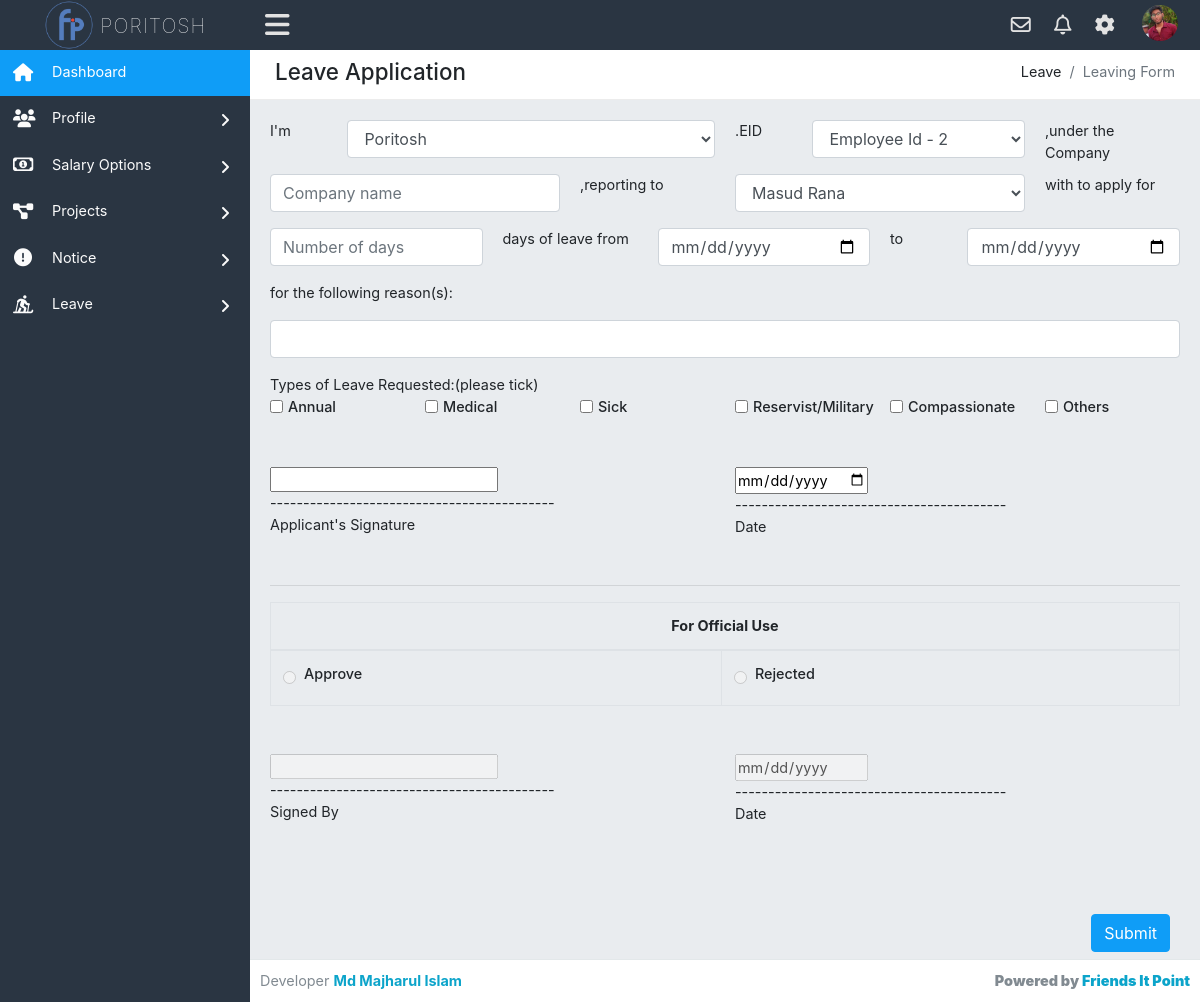
Page /leaveform.php (signed in) on the committed database.
### tables this page shows
CREATE TABLE `employee_info` (
  `id` int(11) NOT NULL,
  `employee_id` int(50) NOT NULL,
  `emp_fullname` varchar(100) NOT NULL,
  `emp_mail` varchar(50) NOT NULL,
  `emp_phone` int(20) NOT NULL,
  `emp_designation` varchar(50) NOT NULL,
  `emp_salary` varchar(50) NOT NULL,
  `emp_address` varchar(100) NOT NULL,
  `emp_password` varchar(150) NOT NULL,
  `emp_bio` varchar(1000) NOT NULL,
  `profile_pic` varchar(50) NOT NULL,
  `register_timedate` timestamp NOT NULL DEFAULT current_timestamp(),
  `total_salary` varchar(100) NOT NULL
);

### leaveform.php (the view, shortened to what this page needs)
<?php require_once('config.php'); ?>
<?php require_once('header.php'); ?>
<div class="row">
    <div class="col-xl-12">
        <div class="breadcrumb-holder">
            <h1 class="main-title float-left">Leave Application</h1>
            <ol class="breadcrumb float-right">
                <li class="breadcrumb-item">Leave</li>
                <li class="breadcrumb-item active">Leaving Form</li>
            </ol>
            <div class="clearfix"></div>
        </div>
    </div>
</div>
<div class="row">
	<div class="col-md-12">
		 <form action="" method="POST" enctype="multipart/form-data">
		        <div class="row">
		            <div class="col-md-1">
		                I'm
		            </div>
		            <div class="col-md-5">
		                <div class="form-group">
		                  <select name="left_emp" class="form-control" id="exampleFormControlSelect1">
		                      <?php
		                          $empall = $pdo->prepare('SELECT * FROM employee_info');
		                          $empall->execute();
		                          $emps = $empall->fetchAll(PDO::FETCH_ASSOC);
		                          foreach($emps as $emp) :
		                       ?>
		                       <option value="<?php echo $emp['emp_fullname']; ?>"><?php echo $emp['emp_fullname']; ?></option>
		                     <?php endforeach; ?>
		                  </select>
		                </div>
		            </div>
		            <div class="col-md-1">.EID</div>
		            <div class="col-md-3">
		                <div class="form-group">
		                  <select name="left_empid" class="form-control" id="exampleFormControlSelect1">
		                      <?php
		                          $empall = $pdo->prepare('SELECT * FROM employee_info');
		                          $empall->execute();
		                          $emps = $empall->fetchAll(PDO::FETCH_ASSOC);
		                          foreach($emps as $emp) :
		                       ?>
		                       <option value="<?php echo $emp['employee_id']; ?>">Employee Id - <?php echo $emp['employee_id']; ?></option>
		                     <?php endforeach; ?>
		                  </select>
		                </div>
		            </div>
		            <div class="col-md-2">
		                ,under the Company
		            </div>
		        </div>
		        <div class="row">
		            <div class="col-md-4">
		                <div class="form-group">
		                  <input class="form-control" type="text" placeholder="Company name" name="company" value="<?php if(isset($_POST['company'])){echo $_POST['company'];} ?>">
		                </div>
		            </div>
		            <div class="col-md-2">
		                ,reporting to
		            </div>
		            <div class="col-md-4">
		                <div class="form-group">
		                  <select name="left_report" class="form-control" id="exampleFormControlSelect1">
		                      <?php
		                          $admin = $pdo->prepare('SELECT * FROM admin_info');
		                          $admin->execute();
		                          $admins = $admin->fetchAll(PDO::FETCH_ASSOC);
		                          foreach($admins as $adm) :
		                       ?>
		                       <option value="<?php echo $adm['admin_name'] ?>"><?php echo $adm['admin_name']; ?></option>
		                     <?php endforeach; ?>
		                  </select>
		                </div>
		            </div>
		            <div class="col-md-2">
		                with to apply for
		            </div>
		        </div>
		        <div class="row">
		            <div class="col-md-3">
		                <div class="form-group">
		                  <input class="form-control" type="number" placeholder="Number of days" name="left_day" value="<?php if(isset($_POST['left_day'])){echo $_POST['left_day'];} ?>">
		                </div>
		            </div>
		            <div class="col-md-2">
		                days of leave from
		            </div>
		            <div class="col-md-3">
		                <div class="form-group">
		                  <input class="form-control" type="date" placeholder="start date" name="left_from" value="<?php if(isset($_POST['left_from'])){echo $_POST['left_from'];} ?>">
		                </div>
		            </div>
		            <div class="col-md-1">
		                to
		            </div>
		             <div class="col-md-3">
		                <div class="form-group">
		                  <input class="form-control" type="date" placeholder="End date" name="left_to" value="<?php if(isset($_POST['left_to'])){echo $_POST['left_to'];} ?>">
		                </div>
		            </div>
		        </div>
		       <div class="row">
		           <div class="col-md-3 mb-3">
		                for  the following reason(s):
		           </div>
		       </div>
		       <div class="row">
		           <div class="col-md-12">
		              <div class="form-group">
		                  <input type="text" cols="100" class="form-control" rows="2" name="left_desc" style="width:100%;" value="<?php if(isset($_POST['left_desc'])){echo $_POST['left_desc'];} ?>">
		                </div>
		           </div>
		       </div>
		       <div class="row mb">
		           <div class="col-md-6">Types of Leave Requested:(please tick)</div>
		       </div>
		       <div class="row mb-2x">
		           <div class="col-md-2">
		             <div class="form-check form-check-inline">
		                <input class="form-check-input" type="checkbox" id="an" name="left_reason[]" value="<?php if(isset($_POST['left_reason'])){echo $_POST['left_reason'];} ?>">
		                <label class="form-check-label" for="an">Annual</label>
		              </div>
		           </div>
		           <div class="col-md-2">
		               <div class="form-check form-check-inline">
		                <input class="form-check-input" type="checkbox" id="medi" name="left_reason[]" value="<?php if(isset($_POST['left_reason'])){echo $_POST['left_reason'];} ?>">
		                <label class="form-check-label" for="medi">Medical</label>
		              </div>
		           </div>
		           <div class="col-md-2">
		               <div class="form-check form-check-inline">
		                <input class="form-check-input" type="checkbox" id="sick" name="left_reason[]" value="<?php if(isset($_POST['left_reason'])){echo $_POST['left_reason'];} ?>">
		                <label class="form-check-label" for="sick">Sick</label>
		              </div>
		           </div>
		           <div class="col-md-2">
		               <div class="form-check form-check-inline">
		                <input class="form-check-input" type="checkbox" id="reserve" name="left_reason[]" value="<?php if(isset($_POST['left_reason'])){echo $_POST['left_reason'];} ?>">
		                <label class="form-check-label" for="reserve">Reservist/Military</label>
		              </div>
		           </div>
		           <div class="col-md-2">
		               <div class="form-check form-check-inline">
		                <input class="form-check-input" type="checkbox" id="compa" name="left_reason[]" value="<?php if(isset($_POST['left_reason'])){echo $_POST['left_reason'];} ?>">
		                <label class="form-check-label" for="compa">Compassionate</label>
		              </div>
		           </div>
		           <div class="col-md-2">
		               <div class="form-check form-check-inline">
		                <input class="form-check-input" type="checkbox" id="other" name="left_reason[]" value="<?php if(isset($_POST['left_reason'])){echo $_POST['left_reason'];} ?>">
		                <label class="form-check-label" for="other">Others</label>
		              </div>
		           </div>
		       </div>
		       <div class="row mb-5 mt-5">
		           <div class="col-md-6">
		               <input type="text" name="app_sign" value="<?php if(isset($_POST['app_sign'])){echo $_POST['app_sign'];} ?>"><br>
		               -------------------------------------------<br>
		               Applicant's Signature
		           </div>
		           <div class="col-md-6">
		           	<input type="date" name="app_date" value="<?php if(isset($_POST['app_date'])){echo $_POST['app_date'];} ?>"><br>
		               -----------------------------------------<br>
		               Date
		           </div>
		       </div><hr>
		       <table class="table table-bordered">
		          <thead>
		            <tr>
		              <th colspan="2" class="text-center">For Official Use</th>
		            </tr>
		          </thead>
		          <tbody>
		            <tr>
		              <td>
		                <div class="form-check form-check-inline">
		                  <input type="radio" id="approve" name="left_accept" value="Approve" disabled>&nbsp;&nbsp;
		                  <label for="approve"> Approve</label>
		                </div>
		              </td>
		              <td>
		                <div class="form-check form-check-inline">
		                  <input type="radio" id="reject" name="left_accept" value="Rejected" disabled>&nbsp;&nbsp;
		                  <label for="reject">Rejected</label>
		                </div>
		              </td>
		          </tbody>
		      </table>
		      <div class="row mt-5 mb-5">
		          <div class="col-md-6">
		          	<input type="text" name="approve_by" disabled><br>
		              -------------------------------------------<br>
		               Signed By<br><br><br>
		          </div>
		          <div class="col-md-6">
		          	<input type="date" name="approve_date" disabled><br>
		              -----------------------------------------<br>
		              Date
		          </div>
		      </div>
		      <div class="form-group">
		        <div class="col-md-12 btn_s">
		          <button class="btn btn-primary pull-right" name="submit_leave" type="submit">Submit</button>
		        </div>
		      </div>
		      <div class="clearfix"></div>
		 </form>
	</div>
</div>
<?php require_once('footer.php'); ?>

### header.php (shortened to what this page needs)
<?php require_once('config.php'); ?>
<!DOCTYPE html>
<html lang="en">
<head>
    <link href="assets/css/bootstrap.min.css" rel="stylesheet" type="text/css" />
    <link href="assets/font-awesome/css/all.css" rel="stylesheet" type="text/css" />
    <link rel="stylesheet" href="fancybox-master/dist/jquery.fancybox.min.css">
    <link rel="stylesheet" href="livedatetime/clock.css">
    <link rel="stylesheet" href="livedatetime/calendar.css">
    <link href='https://netdna.bootstrapcdn.com/font-awesome/3.2.1/css/font-awesome.css' rel='stylesheet' type='text/css'>
    <link rel="stylesheet" type="text/css" href="assets/css/dataTables.bootstrap.min.css" />
    <link rel="stylesheet" type="text/css" href="assets/plugins/datatables/datatables.min.css" />
    <link href="assets/css/style.css" rel="stylesheet" type="text/css" />
</head>
<body class="adminbody">
    <div id="main">
        <div class="headerbar">
            <?php
                $stm = $pdo->prepare('SELECT * FROM employee_info WHERE id=?');
                $stm->execute(array($_SESSION['logged_emp']));
                $rslt = $stm->fetchAll(PDO::FETCH_ASSOC);
                foreach($rslt as $row) :
            ?>
            <div class="headerbar-left">
                <a href="index.php" class="logo">
                    <img alt="Logo" src="assets/images/logo.png" />
                    <span><?php echo $row['emp_fullname']; ?></span>
                </a>
            </div>
            <nav class="navbar-custom">
                <ul class="list-inline float-right mb-0">
                    <li class="list-inline-item dropdown notif">
                        <a class="nav-link dropdown-toggle arrow-none" data-toggle="dropdown" href="#" aria-haspopup="false" aria-expanded="false">
                            <i class="far fa-envelope"></i>
                        </a>
                    </li>
                    <li class="list-inline-item dropdown notif">
                        <a class="nav-link dropdown-toggle arrow-none" data-toggle="dropdown" href="#" aria-haspopup="false" aria-expanded="false">
                            <i class="far fa-bell"></i>
                        </a>
                    </li>
                    <li class="list-inline-item dropdown notif">
                        <a class="nav-link dropdown-toggle arrow-none" data-toggle="dropdown" href="#" aria-haspopup="false" aria-expanded="false">
                            <i class="fas fa-cog"></i>
                        </a>
                    </li>
                    <li class="list-inline-item dropdown notif">
                        <a class="nav-link dropdown-toggle nav-user" data-toggle="dropdown" href="#" aria-haspopup="false" aria-expanded="false">
                            <?php if($row['profile_pic'] != 'avatar') : ?>
                            <img src="uploads/<?php echo $row['profile_pic']; ?>" alt="Profile image" class="avatar-rounded">
                            <?php else : ?>
                            <img src="assets/images/avatars/admin.png" alt="Profile image" class="avatar-rounded">
                        </a>
                        <?php endif; endforeach; ?>
                    </li>
                </ul>
                <ul class="list-inline menu-left mb-0">
                    <li class="float-left">
                        <button class="button-menu-mobile open-left">
                            <i class="fas fa-bars"></i>
                        </button>
                    </li>
                </ul>
            </nav>
        </div>
        <div class="left main-sidebar">
            <div class="sidebar-inner leftscroll">
                <div id="sidebar-menu">
                    <ul>
                        <li class="submenu">
                            <a class="active" href="index.php">
                                <i class="fas fa-home"></i>
                                <span> Dashboard </span>
                            </a>
                        </li>
                        <li class="submenu">
                            <a id="tables" href="#">
                                <i class="fas fa-users"></i>
                                <span> Profile </span>
                                <span class="menu-arrow"></span>
                            </a>
                        </li>
                        <li class="submenu">
                            <a id="tables" href="#">
                                <i class="far fa-money-bill-alt"></i>
                                <span> Salary Options </span>
                                <span class="menu-arrow"></span>
                            </a>
                        </li>
                        <li class="submenu">
                            <a id="tables" href="#">
                                <i class="fas fa-project-diagram"></i>
                                <span> Projects </span>
                                <span class="menu-arrow"></span>
                            </a>
                        </li>
                        <li class="submenu">
                            <a id="tables" href="#">
                                <i class="fas fa-exclamation-circle"></i>
                                <span> Notice </span>
                                <span class="menu-arrow"></span>
                            </a>
                        </li>
                        <li class="submenu">
                            <a id="tables" href="#">
                                <i class="fas fa-skiing-nordic"></i>
                                <span> Leave </span>
                                <span class="menu-arrow"></span>
                            </a>
                        </li>
                    </ul>
                </div>
            </div>
        </div>
        <div class="content-page">
            <div class="content">
                <div class="container-fluid">

### livedatetime/clock.css (style rules this page uses)
* { margin: 0; padding: 0; box-sizing: border-box; }

### rows in the picture
employee_info: emp_fullname "PORITOSH", profile_pic (picture)

### other values in the picture
form field left_emp "Poritosh"
form field left_report "Masud Rana"
